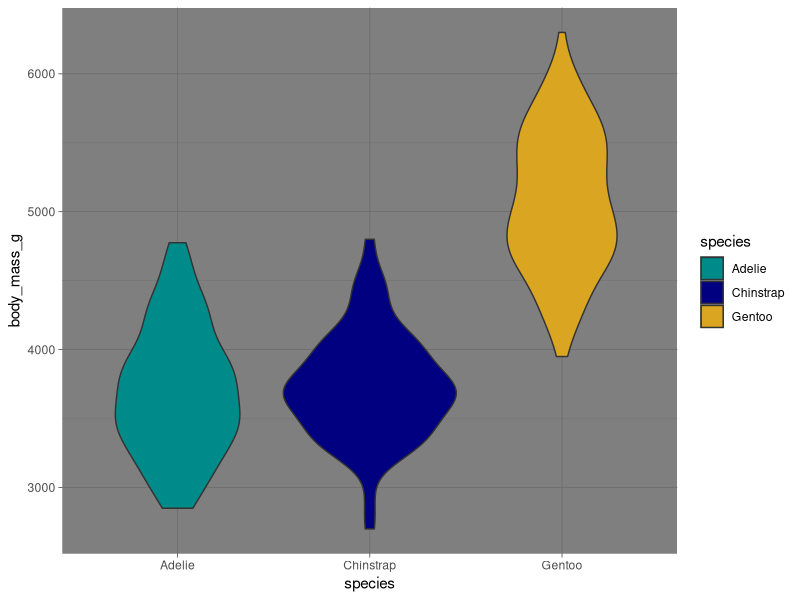

Write R code to recreate this figure.
## ---- chunk 1
knitr::opts_chunk$set(echo = TRUE)
library(tidyverse)
library(palmerpenguins)
## ---- chunk 2
ggplot(data = penguins, aes(x = species, y = body_mass_g)) +
  geom_violin(aes(fill = species)) +
  scale_fill_manual(values = c("cyan4", "navy", "goldenrod")) +
  theme_dark()
